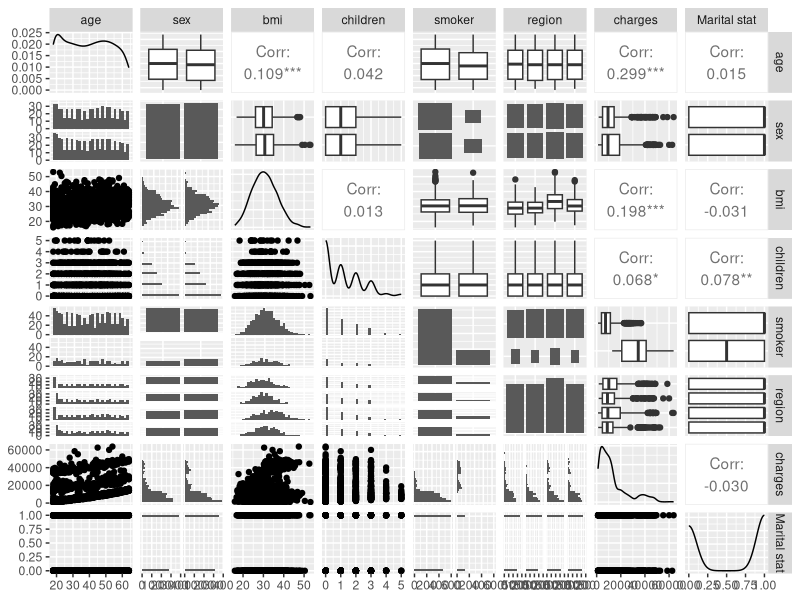
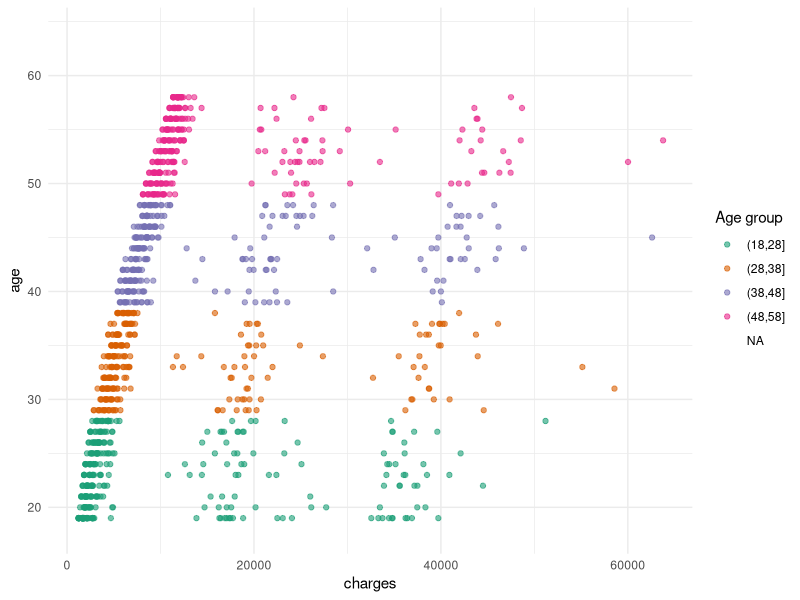
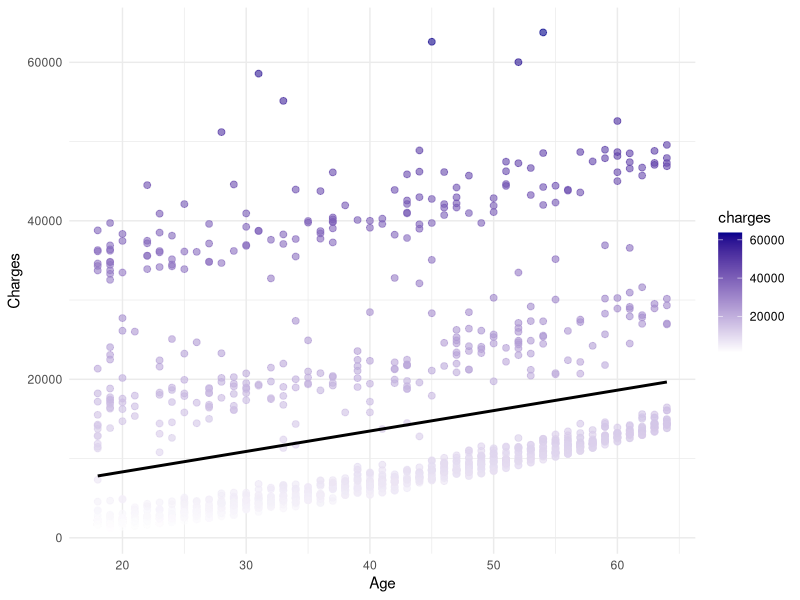
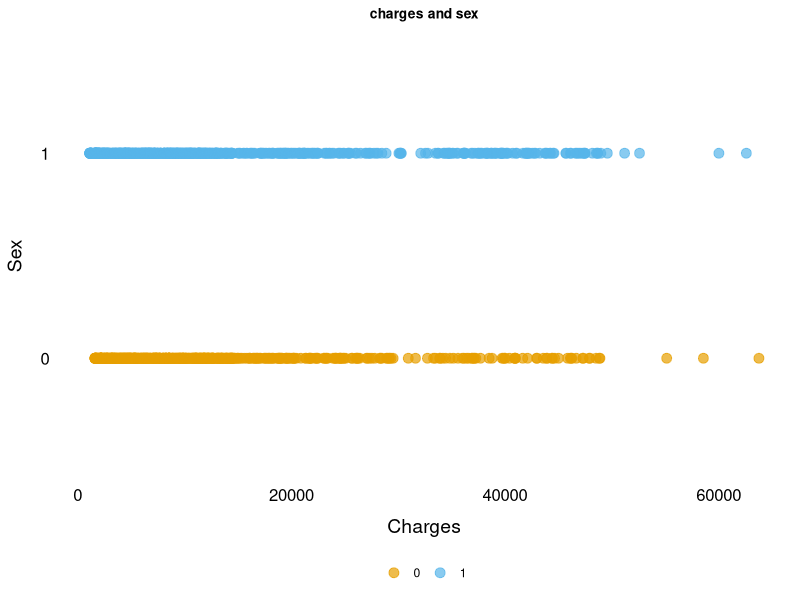
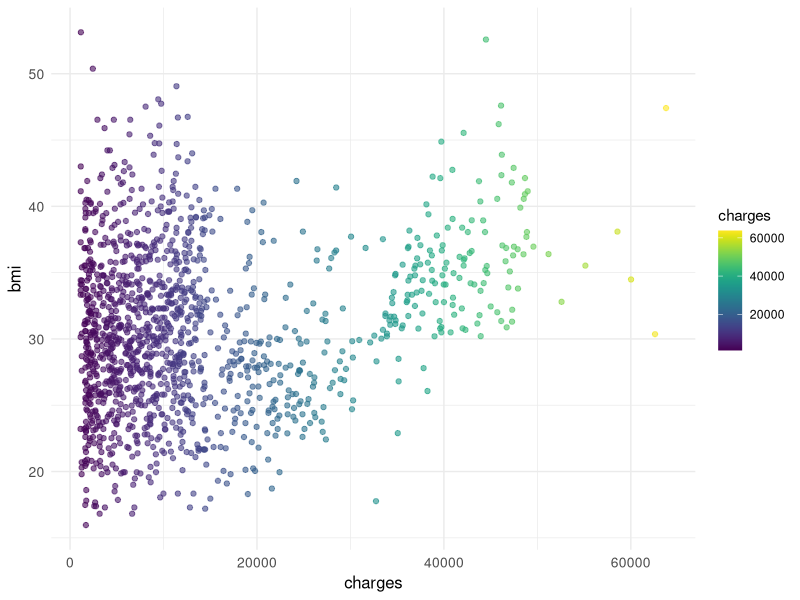
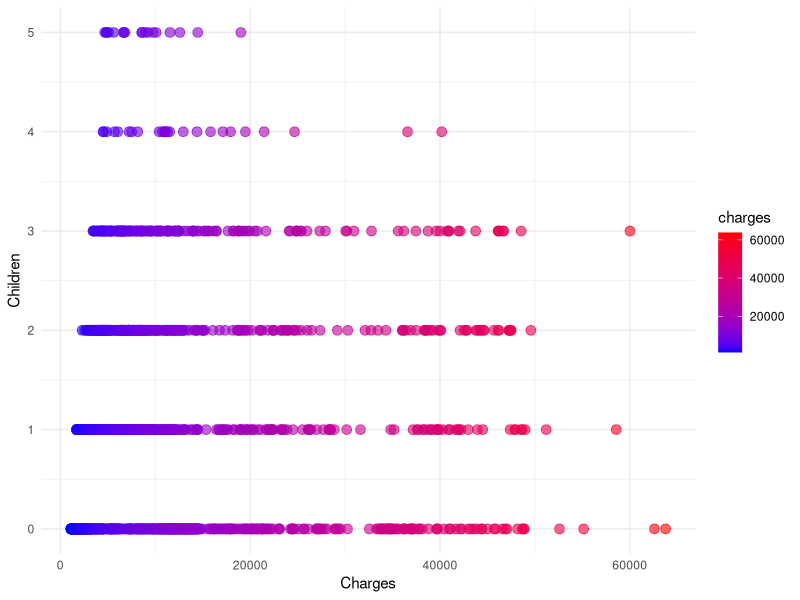
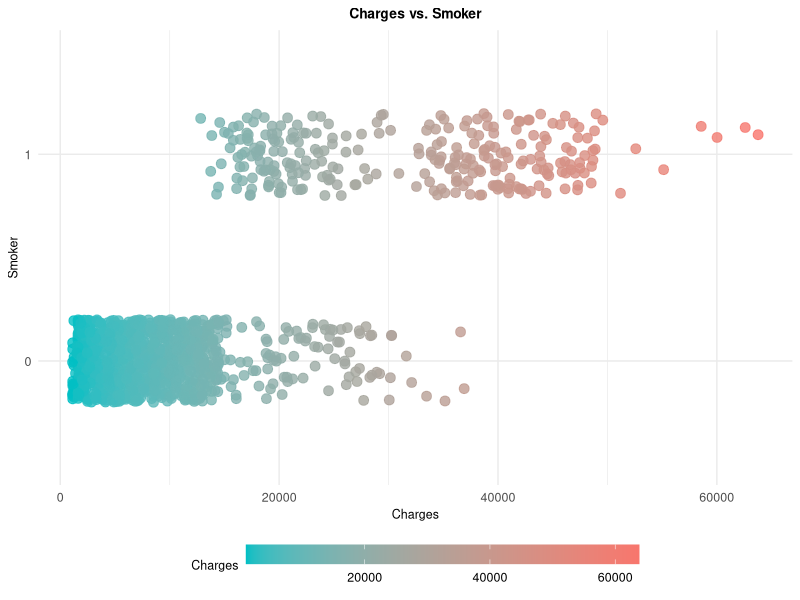
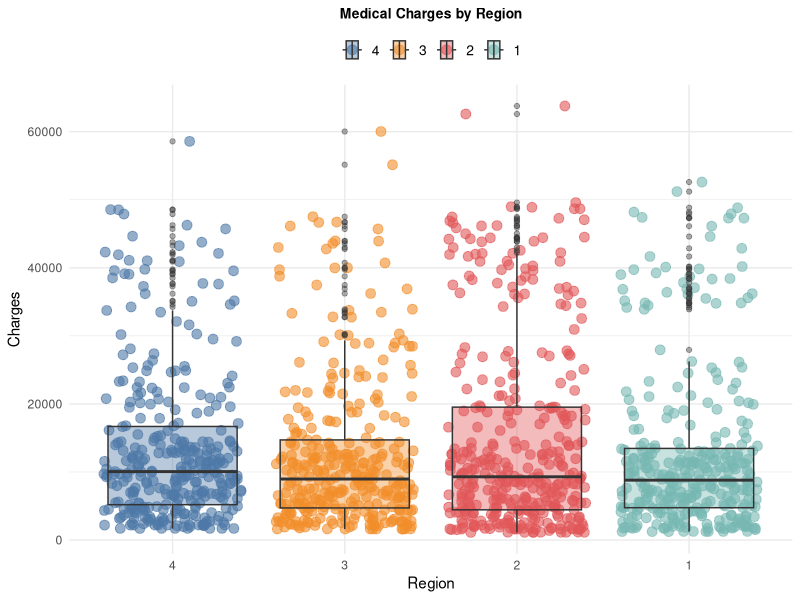

Here is the R script that generated these plots, in order: (Note: a time limit stopped this script after it produced the figures.)
## ---- chunk 1
#Loading the data set 
library(readr)
Medicalcosts <- read_csv("med-insurance-cost.csv")

#View(Medicalcosts)

#copying the dataframe
medcostdf <- Medicalcosts

summary(medcostdf)
## ---- chunk 2
#removings missing values
medcostdf<-na.omit(medcostdf)
summary(medcostdf)

## ---- chunk 3
###RECODING CATEGORICAL VARIABLES TO NUMERICS
library(dplyr)
library(forcats)

medcostnewdf <- medcostdf %>%
                   mutate(sex = fct_recode(sex, 
                                          "0" = "female",
                                          "1"= "male")) %>%
                      mutate(smoker = fct_recode(smoker, 
                                           "1"="yes",
                                           "0"="no"))  %>%
                        mutate(region = fct_recode(region, 
                                           "1"= "southwest",
                                           "2"= "southeast",
                                           "3"= "northwest",
                                           "4"= "northeast")) 
medcostnewdf
## ---- chunk 4
#plotting ggpairs to look at the data in each variable individually and appropriate pairs (predictor + outcome combinations) and note anything “interesting”.

library("ggplot2")                      
library("GGally") 
ggpairs(medcostnewdf)
## ---- chunk 5
library(ggplot2)
library(dplyr)

agecharges <- medcostnewdf %>%
  mutate(age_group = cut(age, breaks = seq(18, 64, by = 10))) %>%
  ggplot(aes(x = charges, y = age, color = age_group)) +
  geom_point(alpha = .6) +
  labs(x = "charges", y = "age", color = "Age group") +
  scale_color_brewer(palette = "Dark2") +
  theme_minimal()
agecharges
## ---- chunk 6
library(ggplot2)
library(scales)

charges_and_age <- medcostnewdf %>%
  ggplot(aes(x = age, y = charges, color = charges)) +
  geom_point(size = 2, alpha = 0.6) +
  scale_color_gradient(low = "white", high = "darkblue") +
  stat_smooth(method = "lm", se = FALSE, aes(group = 1), color = "black") +
  labs(x = "Age", y = "Charges") +
  theme_minimal()

charges_and_age
## ---- chunk 7
library(ggplot2)

# define custom colors
my_colors <- c("#E69F00", "#56B4E9")

# create scatter plot with custom colors
charges_and_sex <- ggplot(medcostnewdf, aes(x = charges, y = sex, color = sex)) +
  geom_point(alpha = .7, size = 3) +
  scale_color_manual(values = my_colors) +
  labs(x = "Charges", y = "Sex") +
  theme_minimal() +
  theme(
    legend.position = "bottom",
    legend.title = element_blank(),
    legend.direction = "horizontal",
    legend.box.just = "center",
    axis.text.x = element_text(size = 12, color = "black"),
    axis.text.y = element_text(size = 12, color = "black"),
    axis.title.x = element_text(size = 14, color = "black", margin = margin(t = 10)),
    axis.title.y = element_text(size = 14, color = "black", margin = margin(r = 10)),
    panel.grid.major = element_blank(),
    panel.grid.minor = element_blank(),
    panel.border = element_blank(),
    plot.title = element_text(size = 10, hjust = 0.5, face = "bold"),
    plot.subtitle = element_text(size = 16, hjust = 0.5),
    plot.caption = element_text(size = 12, hjust = 0, color = "grey50", margin = margin(t = 10, b = 5))
  ) +
  ggtitle("charges and sex")
  

charges_and_sex


## ---- chunk 8
library(ggthemes)
library(viridis)

charges_and_bmi_scatter <- medcostnewdf %>%
  ggplot(aes(x = charges, y = bmi)) +
  geom_point(aes(color = charges), alpha = .6) +
  labs(x = "charges", y = "bmi", color = "charges") +
  scale_color_viridis() +
  theme_minimal() +
  theme(plot.title = element_text(hjust = 0.5),
        legend.position = "right",
        axis.title = element_text(size = 12),
        axis.text = element_text(size = 10))

charges_and_bmi_scatter

## ---- chunk 9
childrengraph<-medcostnewdf %>%
  ggplot(aes(x = charges, y = children, color = charges)) +
  geom_point(alpha = 0.6, size = 3) +
  scale_color_gradient(low = "blue", high = "red") +
  labs(x = "Charges", y = "Children", color = "charges") +
  theme_minimal()
childrengraph

## ---- chunk 10
library(ggplot2)

charges_and_smoker <- ggplot(medcostnewdf, aes(x = charges, y = factor(smoker), color = charges)) +
  geom_jitter(width = 0.2, height = 0.2, alpha = 0.8, size = 3) +
  scale_color_gradient(low = "#00BFC4", high = "#F8766D") +
  labs(x = "Charges",
       y = "Smoker",
       title = "Charges vs. Smoker",
       color = "Charges") +
  theme_minimal() +
  theme(plot.title = element_text(hjust = 0.5, size = 10, face = "bold"),
        plot.subtitle = element_text(hjust = 0.5, size = 9),
        axis.title.x = element_text(size = 9),
        axis.title.y = element_text(size = 9),
        axis.text = element_text(size = 9),
        legend.position = "bottom",
        legend.title = element_text(size = 9),
        legend.text = element_text(size = 9),
        legend.direction = "horizontal",
        legend.key.width = unit(2, "cm"),
        legend.key.height = unit(0.5, "cm"))

charges_and_smoker

## ---- chunk 11
library(ggplot2)
library(ggthemes)

charges_and_region <- medcostnewdf %>%
ggplot(aes(x = charges, y = region)) +
  geom_jitter(aes(color = region), alpha = .6, size = 3) +
  geom_boxplot(aes(fill = region), alpha = .4) +
  scale_color_tableau() +
  scale_fill_tableau() +
  labs(x = "Charges",
       y = "Region") +
  coord_flip() +
  theme_minimal() +
  theme(plot.title = element_text(hjust = 0.5),
        legend.position = "top",
        legend.direction = "horizontal",
        legend.justification = "center",
        legend.title = element_blank(),
        legend.text = element_text(size = 10))

charges_and_region +
  ggtitle("Medical Charges by Region") +
  theme(plot.title = element_text(size = 10, face = "bold"))


## ---- chunk 12
medcostnewdf$`Marital stat`  <- as.factor(medcostnewdf$`Marital stat`)
medcostnewdf <- medcostnewdf%>%
                   mutate(`Marital stat` = fct_recode(`Marital stat`, 
                                          "0" = "0",
                                          "1"= "1")) 
## ---- chunk 13
library(ggplot2)

charges_and_maritalstat <-ggplot(medcostnewdf, aes(x = charges, y = `Marital stat`, color = `Marital stat`)) +
  geom_jitter(alpha = 0.6, height = 0.2, width = 0.1) +
  geom_boxplot(fill = "white", alpha = 0.4, outlier.shape = NA) +
  labs(x = "Charges", y = "Marital Status") +
  theme_minimal() +
  theme(legend.position = "none", 
        axis.title = element_text(size = 14),
        axis.text = element_text(size = 12)) +
  scale_color_manual(values = c("#00BFC4", "#F8766D", "#A3A500")) 
charges_and_maritalstat
## ---- chunk 14
gridExtra::grid.arrange(agecharges,charges_and_age,charges_and_bmi_scatter,charges_and_smoker, charges_and_maritalstat,charges_and_region,childrengraph,charges_and_sex)
## ---- chunk 15
# Load the required packages
library(dplyr) # for data manipulation
library(cluster) # for cluster analysis
library(ggplot2) # for data visualization


# Subset the relevant variables
numeric_vars <- c("bmi", "age")
exclude_vars <- c("sex", "region", "children", "Marital.stat", "smoker")
data_subset <- medcostnewdf %>% select(-one_of(exclude_vars))


# Normalize the numeric variables
data_scaled <- scale(data_subset[, numeric_vars])

# Perform k-means clustering with k=3
set.seed(123)
kmeans_output <- kmeans(data_scaled, centers = 4)

# Extract the cluster assignments
cluster_assignments <- kmeans_output$cluster

# Add the cluster assignments to the original dataset
data_clustered <- data_subset %>% 
  mutate(cluster = as.factor(cluster_assignments))

# Visualize the clusters using scatter plot
ggplot(data_clustered, aes(x = bmi, y = age, color = cluster)) + 
  geom_point() + 
  labs(title = "BMI vs AGE by Cluster", x = "bmi", y = "age")

# Compute the average charges by cluster
data_summary <- data_clustered %>% 
  group_by(cluster) %>% 
  summarize(avg_charges = mean(charges))

# Print the summary statistics
print(data_summary)
## ---- chunk 16
library(caret)

medcostnewdf<-na.omit(medcostnewdf)

set.seed(500) ## chosen arbitrarily; helps with replication across runs
inTraining <- createDataPartition(medcostnewdf$charges , ## indicate the outcome - helps in balancing the partitions
                                  p = .90, ## proportion used in training+ testing subset
                                  list = FALSE)
training <-medcostnewdf[ inTraining,]
holdout  <-medcostnewdf[-inTraining,]

## centering and scaling as part of the pre-processing step
preProcValues <- preProcess(training, method = c("center", "scale"))
#preProcValues <- preProcess(training, method = "pca")
preProcValues
## Next, create the scaled+centered of the training+testing subset of the dataset
trainTransformed <- predict(preProcValues,training) 
trainTransformed
## apply the same scaling and centering on the holdout set, too
holdoutTransformed <- predict(preProcValues,holdout)
holdoutTransformed


fitControl <- trainControl(method = "repeatedcv", ## indicate that we want to do k-fold CV
                           number = 10, ## k = 10
                           repeats = 10) ## and repeat 10-fold CV 10 times
## ---- chunk 17
trctrl <- trainControl(method = "repeatedcv", number = 10, repeats = 10)
set.seed(500)
knn_fit <- train(charges ~ ., data = trainTransformed, method = "knn",    
                 metric= 'RMSE',
                 trControl=trctrl,
                 preProcess = c("center", "scale"),
                 tuneLength = 10)

knn_fit
## ---- chunk 18

## make predictions on the hold-out set
predvals <- predict(knn_fit, holdoutTransformed)

## compute the performance metrics
postResample(pred = predvals, obs = holdoutTransformed$charges)

#varImp(knn_fit)
## ---- chunk 19
set.seed(500)
fitControl <- trainControl(method = "repeatedcv", ## indicate that we want to do k-fold CV
                           number = 10, ## k = 10
                           repeats = 10) ## and repeat 10-fold CV 10 times

lassofit<- train(charges ~ .,
                    data = trainTransformed,
                    method = "glmnet",
                  metric = 'RMSE',
                trControl=fitControl,
                preProc = c("center","scale"),
                tuneGrid = expand.grid(alpha = 1,
                                       lambda = 0))
lassofit
## ---- chunk 20

## make predictions on the hold-out set
predvals <- predict(lassofit, holdoutTransformed)

## compute the performance metrics
postResample(pred = predvals, obs = holdoutTransformed$charges)

varImp(lassofit)
## ---- chunk 21
#multiple LINEAR REGRESSION
trctrl <- trainControl(method = "repeatedcv", number = 10, repeats = 10)
set.seed(500)
mlr_fit <- train(charges ~ ., data = trainTransformed,
                method = "lm",
                trControl=trctrl, 
                metric= "RMSE",
                preProcess = c("center", "scale"),
                tuneLength = 10)

mlr_fit

## ---- chunk 22

## make predictions on the hold-out set
predvals <- predict(mlr_fit, holdoutTransformed)

## compute the performance metrics
postResample(pred = predvals, obs = holdoutTransformed$charges)

varImp(mlr_fit)
## ---- chunk 23

library(caret)
library(randomForest)
fitControl <- trainControl(method = "repeatedcv", ## indicate that we want to do k-fold CV
                           number = 10, ## k = 10
                           repeats = 10) ## and repeat 10-fold CV 10 times


rf_random <- train(charges ~ .,
                 data = trainTransformed, ## the dataset containing the training-testing subset
                 method = "rf", 
                 metric = 'RMSE',
                 trControl = fitControl) 
rf_random
## ---- chunk 24

## make predictions on the hold-out set
predvals <- predict(rf_random, holdoutTransformed)

## compute the performance metrics
postResample(pred = predvals, obs = holdoutTransformed$charges)

varImp(rf_random)
## ---- chunk 25

library(mlbench)
library(caret)
results <- resamples(list(RF=rf_random, MLR=mlr_fit, Lasso=lassofit, knn=knn_fit))
# summarize the distributions
summary(results)
# boxplots of results
bwplot(results)
# dot plots of results
dotplot(results)
